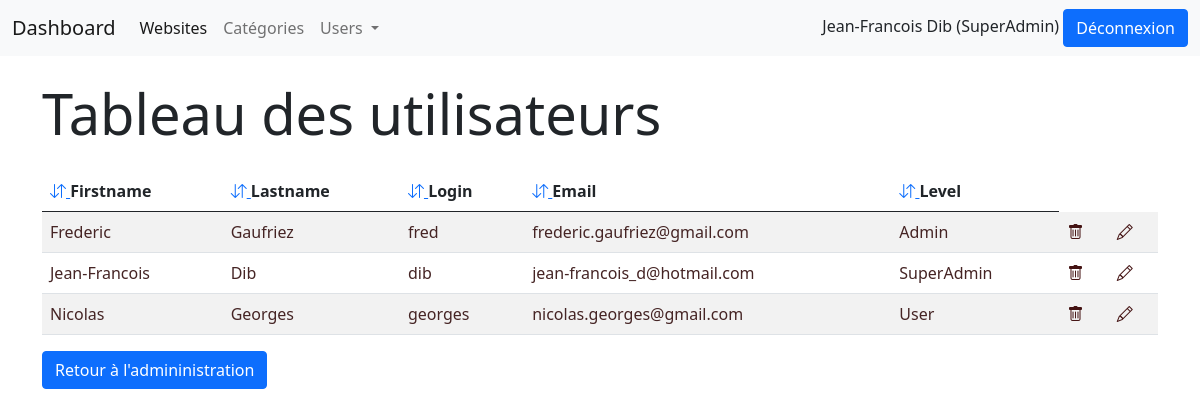
Page /admin.php?action=viewuser (signed in) on the committed database.
### tables this page shows
CREATE TABLE IF NOT EXISTS `user` (
  `id` int NOT NULL AUTO_INCREMENT,
  `first_name` varchar(60) NOT NULL,
  `last_name` varchar(60) NOT NULL,
  `login` varchar(60) NOT NULL,
  `password` varchar(255) NOT NULL,
  `email` varchar(60) DEFAULT NULL,
  `level` varchar(120) DEFAULT NULL,
  PRIMARY KEY (`id`)
);

### viewuser.php (the view, shortened to what this page needs)
<?php
$dbh = connect();
$sql = "SELECT * FROM user ORDER BY {$_GET['field']} {$_GET['order']}";
$stmt = $dbh->prepare($sql);
$stmt->execute();
$users = $stmt->fetchAll();
?>
<main class="container">
    <section id="listing">
        <h2 class="display-4 my-4">Tableau des utilisateurs</h2>
        <div class="row">
            <div class="col-md-12">
                <table class="table table-succes table-striped">
                    <thead>
                    <tr>
                        <th><a href="?action=viewuser&field=first_name&order=<?= $_GET['order'] ?>"><i
                                        class="bi bi-arrow-down-up">&nbsp;</i></a>Firstname
                        </th>
                        <th><a href="?action=viewuser&field=last_name&order=<?= $_GET['order'] ?>"><i
                                        class="bi bi-arrow-down-up">&nbsp;</i></a>Lastname
                        </th>
                        <th><a href="?action=viewuser&field=login&order=<?= $_GET['order'] ?>"><i
                                        class="bi bi-arrow-down-up">&nbsp;</i></a>Login
                        </th>
                        <th><a href="?action=viewuser&field=email&order=<?= $_GET['order'] ?>"><i
                                        class="bi bi-arrow-down-up">&nbsp;</i></a>Email
                        </th>
                        <th><a href="?action=viewuser&field=level&order=<?= $_GET['order'] ?>"><i
                                        class="bi bi-arrow-down-up">&nbsp;</i></a>Level
                        </th>
                    </tr>
                    </thead>
                    <tbody>
                    <?php foreach ($users as $user): ?>
                        <tr>
                            <td><?= $user->first_name ?></td>
                            <td><?= $user->last_name ?></td>
                            <td><?= $user->login ?></td>
                            <td><?= $user->email ?></td>
                            <td><?= $user->level ?></td>
                            <td><a href="src/deluser.php?id=<?= $user->id ?>"
                                   onclick="return confirm('Êtes vous sûr ?')"><i class="bi bi-trash"></i></a></td>
                            <td><a href="?action=edituser&id=<?= $user->id ?>"><i class="bi bi-pencil"></i></a></td>
                        </tr>
                    <?php endforeach; ?>
                    </tbody>
                </table>
            </div>
        </div>
        <a href="admin.php" class="btn btn-primary">Retour à l'admininistration</a>
    </section>
</main>

### css/main.css (style rules this page uses)
td { color: #452424; }
td i { color: #441313; }

### rows in the picture
user: first_name "Frederic", last_name "Gaufriez", login "fred", email "frederic.gaufriez@gmail.com", level "Admin"
user: first_name "Jean-Francois", last_name "Dib", login "dib", email "jean-francois_d@hotmail.com", level "SuperAdmin"
user: first_name "Nicolas", last_name "Georges", login "georges", email "nicolas.georges@gmail.com", level "User"

### other values in the picture
$_SESSION['login']->first_name "Jean-Francois"
$_SESSION['login']->last_name "Dib"
$_SESSION['login']->level "SuperAdmin"
